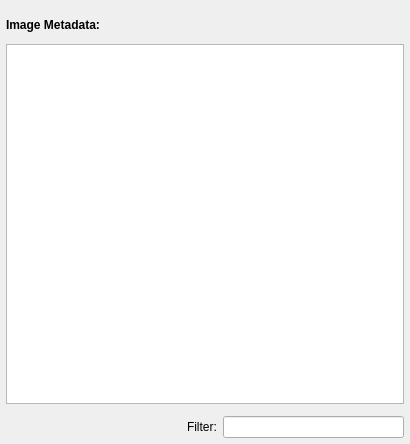
<?xml version="1.0" encoding="UTF-8"?>
<ui version="4.0">
 <class>MetadataInspector</class>
 <widget class="QWidget" name="MetadataInspector">
  <property name="geometry">
   <rect>
    <x>0</x>
    <y>0</y>
    <width>410</width>
    <height>444</height>
   </rect>
  </property>
  <property name="windowTitle">
   <string>Form</string>
  </property>
  <layout class="QVBoxLayout" name="verticalLayout">
   <property name="spacing">
    <number>12</number>
   </property>
   <property name="leftMargin">
    <number>6</number>
   </property>
   <property name="topMargin">
    <number>18</number>
   </property>
   <property name="rightMargin">
    <number>6</number>
   </property>
   <property name="bottomMargin">
    <number>6</number>
   </property>
   <item>
    <widget class="QLabel" name="label">
     <property name="font">
      <font>
       <weight>75</weight>
       <bold>true</bold>
      </font>
     </property>
     <property name="text">
      <string>Image Metadata:</string>
     </property>
    </widget>
   </item>
   <item>
    <widget class="QTableView" name="tblMetaData">
     <property name="alternatingRowColors">
      <bool>true</bool>
     </property>
     <property name="sortingEnabled">
      <bool>false</bool>
     </property>
     <attribute name="horizontalHeaderDefaultSectionSize">
      <number>180</number>
     </attribute>
     <attribute name="horizontalHeaderStretchLastSection">
      <bool>true</bool>
     </attribute>
     <attribute name="verticalHeaderVisible">
      <bool>false</bool>
     </attribute>
     <attribute name="verticalHeaderDefaultSectionSize">
      <number>24</number>
     </attribute>
    </widget>
   </item>
   <item>
    <widget class="QWidget" name="widget" native="true">
     <layout class="QHBoxLayout" name="horizontalLayout">
      <property name="margin">
       <number>0</number>
      </property>
      <item>
       <spacer name="horizontalSpacer">
        <property name="orientation">
         <enum>Qt::Horizontal</enum>
        </property>
        <property name="sizeHint" stdset="0">
         <size>
          <width>40</width>
          <height>20</height>
         </size>
        </property>
       </spacer>
      </item>
      <item>
       <widget class="QLabel" name="label_2">
        <property name="text">
         <string>Filter:</string>
        </property>
       </widget>
      </item>
      <item>
       <widget class="QLineEdit" name="inFilter"/>
      </item>
     </layout>
    </widget>
   </item>
  </layout>
 </widget>
 <resources/>
 <connections/>
</ui>
